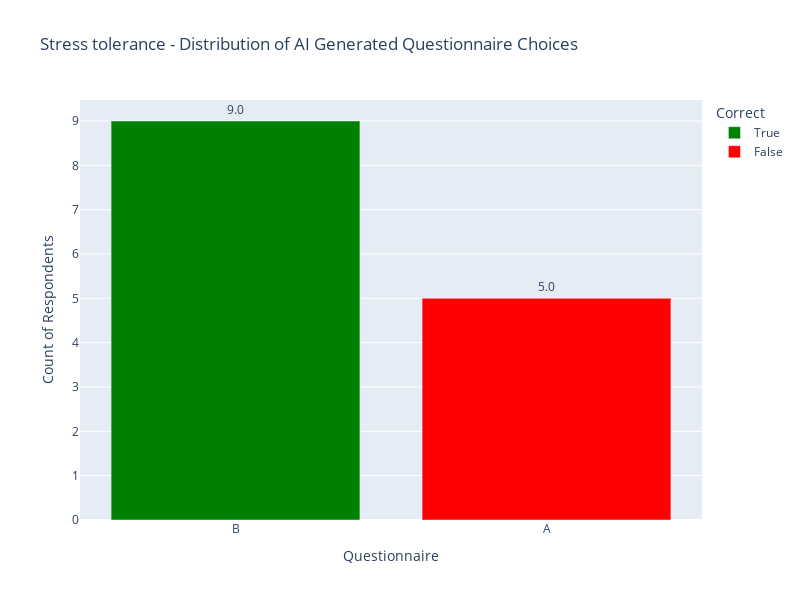
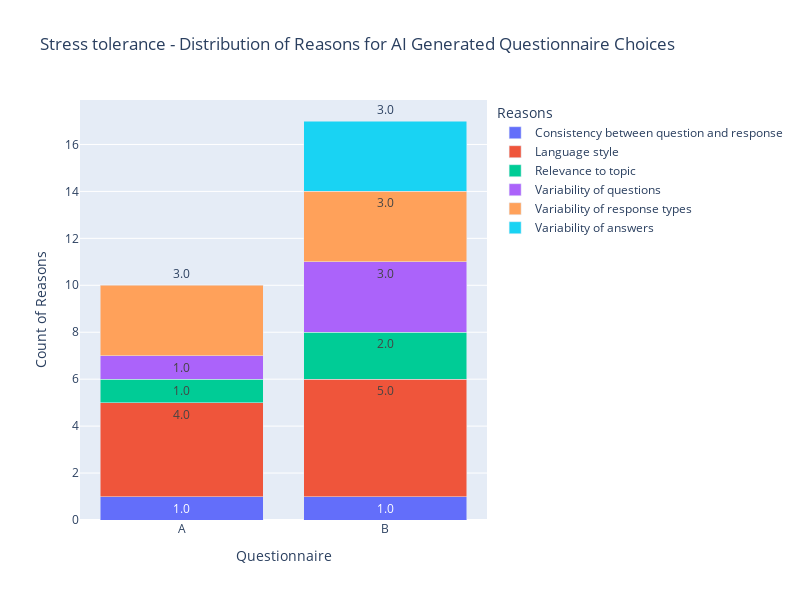

Notebook source saved alongside these figures, in order:
### Code cell
fig1, fig2 = plot_questionnaire_analysis(st_results, "Stress tolerance", "Stress tolerance feedback - Which Questionnaire is AI Generated?", "Why the questionnaire you chose is, according to you, AI generated?", "B")

fig1.show()
fig2.show()

### Figure 1 — Plotly figure (JSON) as saved in the notebook; plotly's stock layout.template omitted (floating-point values rounded to 4 significant figures)
{"data": [{"alignmentgroup": "True", "hovertemplate": "Correct=True<br>Questionnaire=%{x}<br>Count of Respondents=%{text}<extra></extra>", "legendgroup": "True", "marker": {"color": "green", "pattern": {"shape": ""}}, "name": "True", "offsetgroup": "True", "orientation": "v", "showlegend": true, "text": [9], "textposition": "outside", "texttemplate": "%{text:.2s}", "type": "bar", "x": ["B"], "xaxis": "x", "y": [9], "yaxis": "y"}, {"alignmentgroup": "True", "hovertemplate": "Correct=False<br>Questionnaire=%{x}<br>Count of Respondents=%{text}<extra></extra>", "legendgroup": "False", "marker": {"color": "red", "pattern": {"shape": ""}}, "name": "False", "offsetgroup": "False", "orientation": "v", "showlegend": true, "text": [5], "textposition": "outside", "texttemplate": "%{text:.2s}", "type": "bar", "x": ["A"], "xaxis": "x", "y": [5], "yaxis": "y"}], "layout": {"barmode": "relative", "height": 600, "legend": {"title": {"text": "Correct"}, "tracegroupgap": 0}, "title": {"text": "Stress tolerance - Distribution of AI Generated Questionnaire Choices"}, "uniformtext": {"minsize": 8, "mode": "hide"}, "width": 800, "xaxis": {"anchor": "y", "domain": [0, 1], "title": {"text": "Questionnaire"}}, "yaxis": {"anchor": "x", "domain": [0, 1], "title": {"text": "Count of Respondents"}}}}

### Figure 2 — Plotly figure (JSON) as saved in the notebook; plotly's stock layout.template omitted (floating-point values rounded to 4 significant figures)
{"data": [{"alignmentgroup": "True", "hovertemplate": "Reasons=Consistency between question and response<br>Questionnaire=%{x}<br>Count of Reasons=%{text}<extra></extra>", "legendgroup": "Consistency between question and response", "marker": {"color": "#636efa", "pattern": {"shape": ""}}, "name": "Consistency between question and response", "offsetgroup": "Consistency between question and response", "orientation": "v", "showlegend": true, "text": [1, 1], "textposition": "outside", "texttemplate": "%{text:.2s}", "type": "bar", "x": ["A", "B"], "xaxis": "x", "y": [1, 1], "yaxis": "y"}, {"alignmentgroup": "True", "hovertemplate": "Reasons=Language style<br>Questionnaire=%{x}<br>Count of Reasons=%{text}<extra></extra>", "legendgroup": "Language style", "marker": {"color": "#EF553B", "pattern": {"shape": ""}}, "name": "Language style", "offsetgroup": "Language style", "orientation": "v", "showlegend": true, "text": [4, 5], "textposition": "outside", "texttemplate": "%{text:.2s}", "type": "bar", "x": ["A", "B"], "xaxis": "x", "y": [4, 5], "yaxis": "y"}, {"alignmentgroup": "True", "hovertemplate": "Reasons=Relevance to topic<br>Questionnaire=%{x}<br>Count of Reasons=%{text}<extra></extra>", "legendgroup": "Relevance to topic", "marker": {"color": "#00cc96", "pattern": {"shape": ""}}, "name": "Relevance to topic", "offsetgroup": "Relevance to topic", "orientation": "v", "showlegend": true, "text": [1, 2], "textposition": "outside", "texttemplate": "%{text:.2s}", "type": "bar", "x": ["A", "B"], "xaxis": "x", "y": [1, 2], "yaxis": "y"}, {"alignmentgroup": "True", "hovertemplate": "Reasons=Variability of questions<br>Questionnaire=%{x}<br>Count of Reasons=%{text}<extra></extra>", "legendgroup": "Variability of questions", "marker": {"color": "#ab63fa", "pattern": {"shape": ""}}, "name": "Variability of questions", "offsetgroup": "Variability of questions", "orientation": "v", "showlegend": true, "text": [1, 3], "textposition": "outside", "texttemplate": "%{text:.2s}", "type": "bar", "x": ["A", "B"], "xaxis": "x", "y": [1, 3], "yaxis": "y"}, {"alignmentgroup": "True", "hovertemplate": "Reasons=Variability of response types<br>Questionnaire=%{x}<br>Count of Reasons=%{text}<extra></extra>", "legendgroup": "Variability of response types", "marker": {"color": "#FFA15A", "pattern": {"shape": ""}}, "name": "Variability of response types", "offsetgroup": "Variability of response types", "orientation": "v", "showlegend": true, "text": [3, 3], "textposition": "outside", "texttemplate": "%{text:.2s}", "type": "bar", "x": ["A", "B"], "xaxis": "x", "y": [3, 3], "yaxis": "y"}, {"alignmentgroup": "True", "hovertemplate": "Reasons=Variability of answers<br>Questionnaire=%{x}<br>Count of Reasons=%{text}<extra></extra>", "legendgroup": "Variability of answers", "marker": {"color": "#19d3f3", "pattern": {"shape": ""}}, "name": "Variability of answers", "offsetgroup": "Variability of answers", "orientation": "v", "showlegend": true, "text": [3], "textposition": "outside", "texttemplate": "%{text:.2s}", "type": "bar", "x": ["B"], "xaxis": "x", "y": [3], "yaxis": "y"}], "layout": {"barmode": "stack", "height": 600, "legend": {"title": {"text": "Reasons"}, "tracegroupgap": 0}, "title": {"text": "Stress tolerance - Distribution of Reasons for AI Generated Questionnaire Choices"}, "uniformtext": {"minsize": 8, "mode": "hide"}, "width": 800, "xaxis": {"anchor": "y", "domain": [0, 1], "title": {"text": "Questionnaire"}}, "yaxis": {"anchor": "x", "domain": [0, 1], "title": {"text": "Count of Reasons"}}}}
